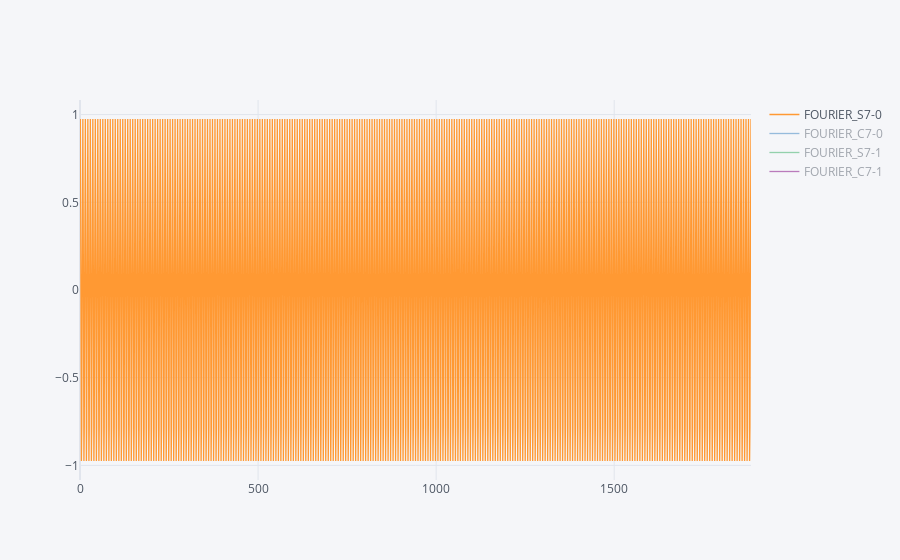

The code cell stored with this chart in its notebook:
### Code cell
ff.fit_transform(train_total)[1].iplot()

### Figure 1 — Plotly figure (JSON) as saved in the notebook; plotly's stock layout.template omitted (floating-point values rounded to 4 significant figures; data arrays with more than 128 entries replaced by an {"elided": "..."} marker saying what was removed)
{"data": [{"line": {"color": "rgba(255, 153, 51, 1.0)", "dash": "solid", "shape": "linear", "width": 1.3}, "mode": "lines", "name": "FOURIER_S7-0", "text": "", "type": "scatter", "x": {"elided": "1885 int values"}, "y": {"elided": "1885 float values"}}, {"line": {"color": "rgba(55, 128, 191, 1.0)", "dash": "solid", "shape": "linear", "width": 1.3}, "mode": "lines", "name": "FOURIER_C7-0", "text": "", "type": "scatter", "visible": "legendonly", "x": {"elided": "1885 int values"}, "y": {"elided": "1885 float values"}}, {"line": {"color": "rgba(50, 171, 96, 1.0)", "dash": "solid", "shape": "linear", "width": 1.3}, "mode": "lines", "name": "FOURIER_S7-1", "text": "", "type": "scatter", "visible": "legendonly", "x": {"elided": "1885 int values"}, "y": {"elided": "1885 float values"}}, {"line": {"color": "rgba(128, 0, 128, 1.0)", "dash": "solid", "shape": "linear", "width": 1.3}, "mode": "lines", "name": "FOURIER_C7-1", "text": "", "type": "scatter", "visible": "legendonly", "x": {"elided": "1885 int values"}, "y": {"elided": "1885 float values"}}], "layout": {"autosize": true, "legend": {"bgcolor": "#F5F6F9", "font": {"color": "#4D5663"}}, "paper_bgcolor": "#F5F6F9", "plot_bgcolor": "#F5F6F9", "title": {"font": {"color": "#4D5663"}}, "xaxis": {"autorange": true, "gridcolor": "#E1E5ED", "range": [0, 1884], "showgrid": true, "tickfont": {"color": "#4D5663"}, "title": {"font": {"color": "#4D5663"}, "text": ""}, "type": "linear", "zerolinecolor": "#E1E5ED"}, "yaxis": {"autorange": true, "gridcolor": "#E1E5ED", "range": [-1.083, 1.083], "showgrid": true, "tickfont": {"color": "#4D5663"}, "title": {"font": {"color": "#4D5663"}, "text": ""}, "type": "linear", "zerolinecolor": "#E1E5ED"}}}
